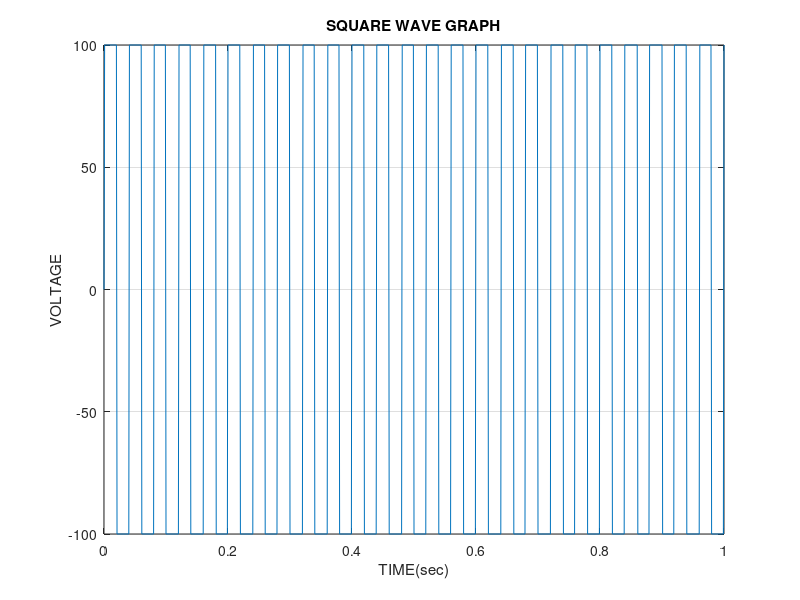

Here is the MATLAB script that generated this plot:
frequency = 25;
time = (0:0.001:1);
V_rms = 100/sqrt(2);
V_pk = 100;
wave = 2*pi*frequency;
y = (V_pk)*(sign(sin(wave*time)));

plot(time,y)
xlabel("TIME(sec)")
ylabel("VOLTAGE")
title("SQUARE WAVE GRAPH"), grid on
